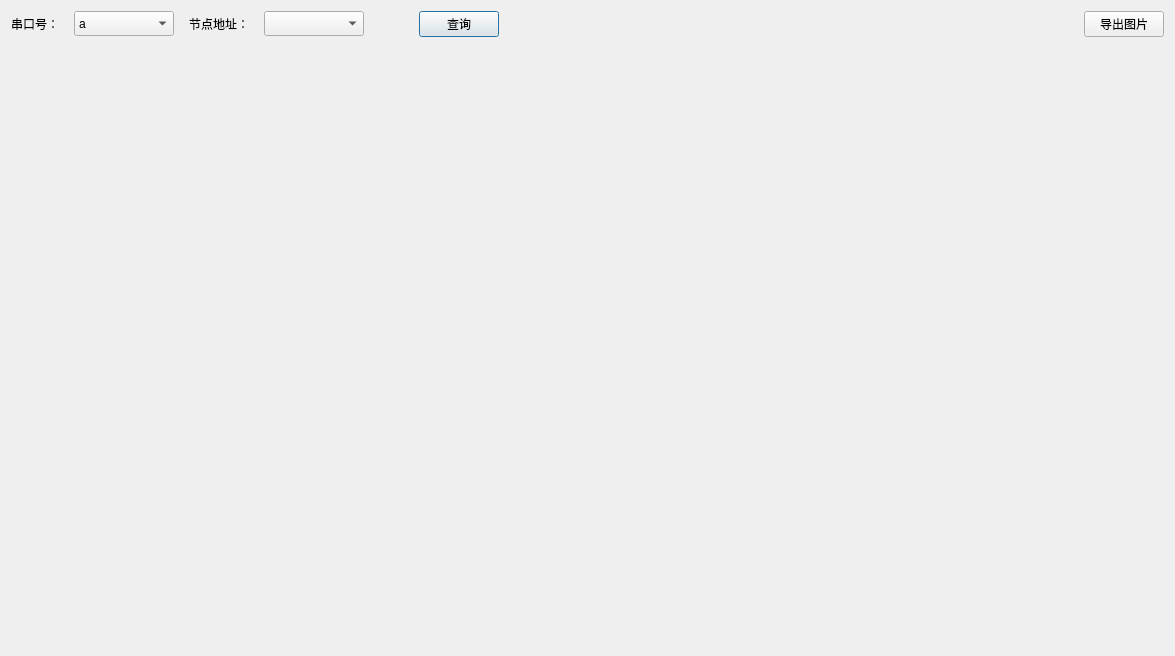
<?xml version="1.0" encoding="UTF-8"?>
<ui version="4.0">
 <class>CalibrationDisplay</class>
 <widget class="QDialog" name="CalibrationDisplay">
  <property name="geometry">
   <rect>
    <x>0</x>
    <y>0</y>
    <width>1175</width>
    <height>656</height>
   </rect>
  </property>
  <property name="windowTitle">
   <string>标定曲线展示</string>
  </property>
  <property name="styleSheet">
   <string notr="true">QComboBox {
    font: 12pt &quot;宋体&quot;;
}
QComboBox QAbstractItemView {
    border: 2px solid darkgray;
	font: 12pt &quot;宋体&quot;;
    selection-background-color: lightgray;
}</string>
  </property>
  <layout class="QVBoxLayout" name="verticalLayout">
   <property name="spacing">
    <number>15</number>
   </property>
   <item>
    <layout class="QHBoxLayout" name="horizontalLayout_4">
     <item>
      <layout class="QHBoxLayout" name="horizontalLayout_3">
       <item>
        <layout class="QHBoxLayout" name="horizontalLayout">
         <item>
          <widget class="QLabel" name="label">
           <property name="text">
            <string>串口号：</string>
           </property>
          </widget>
         </item>
         <item>
          <widget class="QComboBox" name="cbx_ports">
           <property name="minimumSize">
            <size>
             <width>100</width>
             <height>25</height>
            </size>
           </property>
           <item>
            <property name="text">
             <string>a</string>
            </property>
           </item>
           <item>
            <property name="text">
             <string>v</string>
            </property>
           </item>
          </widget>
         </item>
        </layout>
       </item>
       <item>
        <layout class="QHBoxLayout" name="horizontalLayout_2">
         <item>
          <widget class="QLabel" name="label_2">
           <property name="text">
            <string>节点地址：</string>
           </property>
          </widget>
         </item>
         <item>
          <widget class="QComboBox" name="cbx_addrs">
           <property name="minimumSize">
            <size>
             <width>100</width>
             <height>25</height>
            </size>
           </property>
          </widget>
         </item>
        </layout>
       </item>
       <item>
        <spacer name="horizontalSpacer">
         <property name="orientation">
          <enum>Qt::Horizontal</enum>
         </property>
         <property name="sizeType">
          <enum>QSizePolicy::Preferred</enum>
         </property>
         <property name="sizeHint" stdset="0">
          <size>
           <width>40</width>
           <height>20</height>
          </size>
         </property>
        </spacer>
       </item>
       <item>
        <widget class="QPushButton" name="pbt_querycalibration">
         <property name="minimumSize">
          <size>
           <width>0</width>
           <height>25</height>
          </size>
         </property>
         <property name="text">
          <string>查询</string>
         </property>
        </widget>
       </item>
      </layout>
     </item>
     <item>
      <spacer name="horizontalSpacer_2">
       <property name="orientation">
        <enum>Qt::Horizontal</enum>
       </property>
       <property name="sizeHint" stdset="0">
        <size>
         <width>40</width>
         <height>20</height>
        </size>
       </property>
      </spacer>
     </item>
     <item>
      <widget class="QPushButton" name="pbt_exportImage">
       <property name="text">
        <string>导出图片</string>
       </property>
      </widget>
     </item>
    </layout>
   </item>
   <item>
    <widget class="QCustomPlot" name="customplot" native="true">
     <property name="sizePolicy">
      <sizepolicy hsizetype="Expanding" vsizetype="Expanding">
       <horstretch>0</horstretch>
       <verstretch>0</verstretch>
      </sizepolicy>
     </property>
    </widget>
   </item>
  </layout>
 </widget>
 <customwidgets>
  <customwidget>
   <class>QCustomPlot</class>
   <extends>QWidget</extends>
   <header>qcustomplot.h</header>
   <container>1</container>
  </customwidget>
 </customwidgets>
 <resources/>
 <connections/>
</ui>
